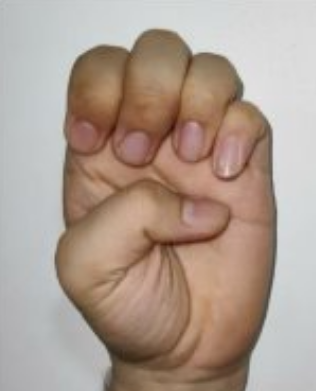
#> input picture sena.png, 316 x 391 px
$ python preprocesamiento.py
#> lines starting #> are read from the running program, lines starting #| are printed output that depends on the picture; after the words box and inside, x2 and y2 are one past the last pixel; in counts of white or black regions, pixels touching at a corner belong together
import cv2
import numpy as np
import matplotlib.pyplot as plt

# Leer la imagen
img = cv2.imread('sena.png')
#> img is the input picture: shape (391, 316, 3); mean B, G, R 145.6, 157.4, 174.6

# Paso 1: Convertir la imagen a escala de grises
gray = cv2.cvtColor(img, cv2.COLOR_BGR2GRAY)
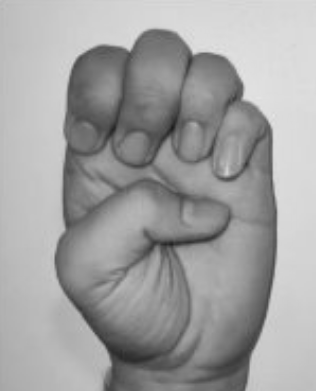
#> gray: shape (391, 316); min 26, max 230, mean 161.2

# Paso 2: Desenfoque Gaussiano
blur = cv2.GaussianBlur(gray, (5, 5), 2)

# Paso 3: Umbralización Adaptativa (Binarización)
th3 = cv2.adaptiveThreshold(blur, 255, cv2.ADAPTIVE_THRESH_GAUSSIAN_C, cv2.THRESH_BINARY_INV, 11, 2)
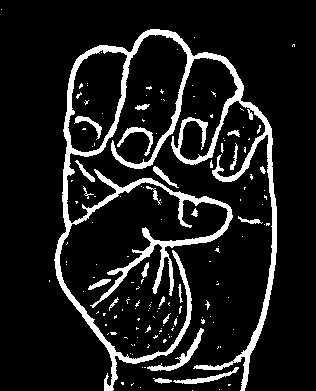
#> th3: shape (391, 316); 11.3% white; 151 white regions (127 under 20 px), largest, box (x1, y1, x2, y2) and area: (54, 29, 277, 391) 11318, (147, 328, 204, 371) 400, (173, 367, 239, 384) 268

# Paso 4: Umbralización con método Otsu
ret, otsu = cv2.threshold(th3, 70, 255, cv2.THRESH_BINARY_INV + cv2.THRESH_OTSU)
#> ret = 0

# Paso 5: Redimensionar la imagen
img_size = 128
resized = cv2.resize(otsu, (img_size, img_size))
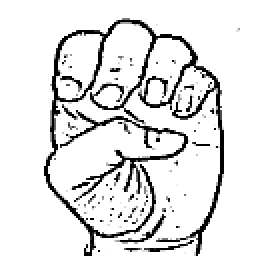
#> resized: shape (128, 128) (shown 2 times larger); min 0, max 255, mean 226.2

# Paso 6: Normalización de la imagen
normalized = resized / 255.0

# Mostrar todas las imágenes al tiempo con Matplotlib
titles = ['Paso 1: Imagen Original',
          'Paso 2: Escala de Grises',
          'Paso 3: Desenfoque Gaussiano',
          'Paso 4: Umbralización Adaptativa',
          'Paso 5: Método Otsu',
          'Paso 6: Redimensionada',
          'Paso 7: Normalizada']

images = [cv2.cvtColor(img, cv2.COLOR_BGR2RGB), gray, blur, th3, otsu, resized, normalized]

# Crear una cuadrícula de 2 filas y 4 columnas (puedes ajustar el tamaño si es necesario)
plt.figure(figsize=(12, 8))

for i in range(len(images)):
    plt.subplot(2, 4, i + 1)  # Subplot con 2 filas y 4 columnas
    plt.imshow(images[i], cmap='gray' if i > 0 else None)  # Mostrar en escala de grises a partir de la imagen 1
    plt.title(titles[i])
    plt.axis('off')  # Ocultar los ejes
#> this loop made 7 passes

# Mostrar la cuadrícula de imágenes
plt.tight_layout()
plt.show()
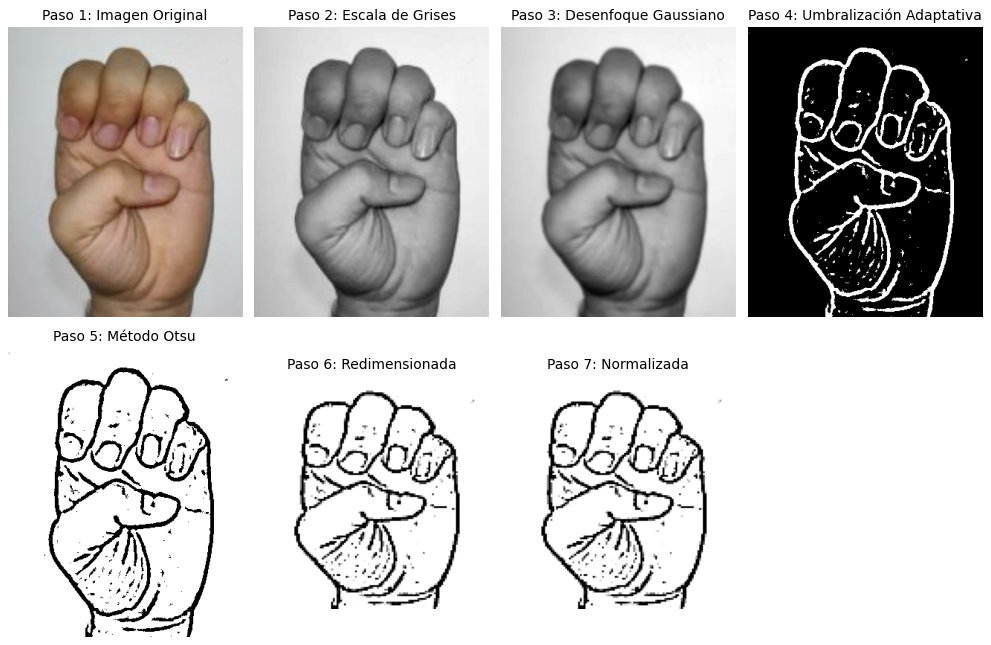
#> figure drawn by matplotlib, 7 panels
